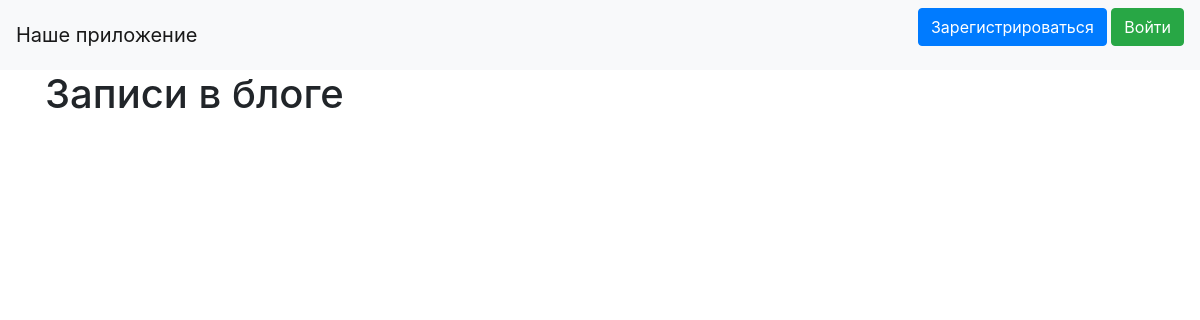
Before: / with the older database file.
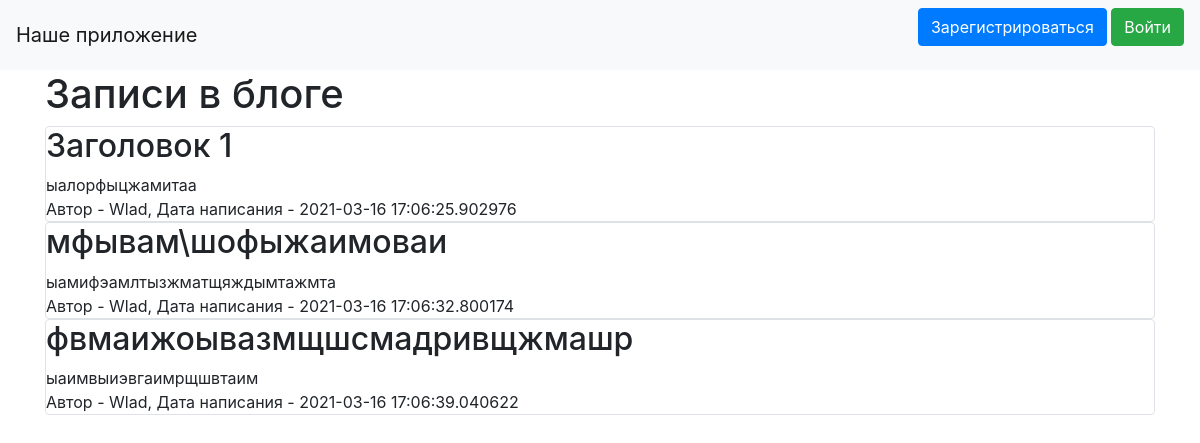
After: the same page with the newer database file.
### data/news.py (models this page shows)
class News(SqlAlchemyBase, SerializerMixin):
    __tablename__ = 'news'
    id = sqlalchemy.Column(sqlalchemy.Integer,
                           primary_key=True, autoincrement=True)
    title = sqlalchemy.Column(sqlalchemy.String, nullable=True)
    content = sqlalchemy.Column(sqlalchemy.String, nullable=True)
    created_date = sqlalchemy.Column(sqlalchemy.DateTime,
                                     default=datetime.datetime.now)
    is_private = sqlalchemy.Column(sqlalchemy.Boolean, default=True)
    user_id = sqlalchemy.Column(sqlalchemy.Integer,
                                sqlalchemy.ForeignKey("users.id"))
    user = orm.relation('User')
    categories = orm.relation("Category",
                          secondary="association",
                          backref="news")

### data/user.py (models this page shows, shortened)
class User(SqlAlchemyBase, UserMixin, SerializerMixin):
    __tablename__ = 'users'
    id = sqlalchemy.Column(sqlalchemy.Integer,
                           primary_key=True, autoincrement=True)
    name = sqlalchemy.Column(sqlalchemy.String, nullable=True)
    about = sqlalchemy.Column(sqlalchemy.String, nullable=True)
    email = sqlalchemy.Column(sqlalchemy.String,
                              index=True, unique=True, nullable=True)
    hashed_password = sqlalchemy.Column(sqlalchemy.String, nullable=True)
    created_date = sqlalchemy.Column(sqlalchemy.DateTime,
                                     default=datetime.datetime.now)
    news = orm.relation("News", back_populates='user')

### main.py (the view)
@app.route("/")
def index():
    db_sess = db_session.create_session()
    if current_user.is_authenticated:
        news = db_sess.query(News).filter(
            (News.user == current_user) | (News.is_private != True))
    else:
        news = db_sess.query(News).filter(News.is_private != True)
    return render_template("index.html", news=news)

### data/db_session.py (called while the page is built)
def create_session() -> Session:
    global __factory
    return __factory()

### templates/index.html (shortened to what this page needs)
{% extends "base.html" %}
{% block content %}
<h1>Записи в блоге</h1>
{% for item in news%}
<div class="col-md6 border rounded">
    <h2>{{item.title}}</h2>
    <div>
        {{item.content}}
    </div>
    <div>
        Автор - {{item.user.name}}, Дата написания - {{item.created_date}}
    </div>
</div>
{% endfor %}
{% endblock %}

### templates/base.html (shortened to what this page needs)
<!doctype html>
<html lang="en">
<head>
    <link rel="stylesheet"
          href="https://stackpath.bootstrapcdn.com/bootstrap/4.4.1/css/bootstrap.min.css"
>
</head>
<body>
<header>
    <nav class="navbar navbar-light bg-light">
        <a class="navbar-brand" href="#">Наше приложение</a>
        {% if current_user.is_authenticated %}
            <a class="navbar-brand" href="/logout">{{ current_user.name }}</a>
        {% else %}
            <p>
                <a class="btn btn-primary " href="/register">Зарегистрироваться</a>
                <a class="btn btn-success" href="/login">Войти</a>
            </p>
{% endif %}
    </nav>
</header>
<main role="main" class="container">
    {% block content %}{% endblock %}
</main>
</body>
</html>

Changed rows visible on the page:
added News: title "Заголовок 1", content "ыалорфыцжамитаа", user.name "Wlad", created_date "2021-03-16 17:06:25.902976"
added News: title "мфывам\\шофыжаимоваи", content "ыамифэамлтызжматщяждымтажмта", user.name "Wlad", created_date "2021-03-16 17:06:32.800174"
added News: title "фвмаижоывазмщшсмадривщжмашр", content "ыаимвыиэвгаимрщшвтаим", user.name "Wlad", created_date "2021-03-16 17:06:39.040622"
